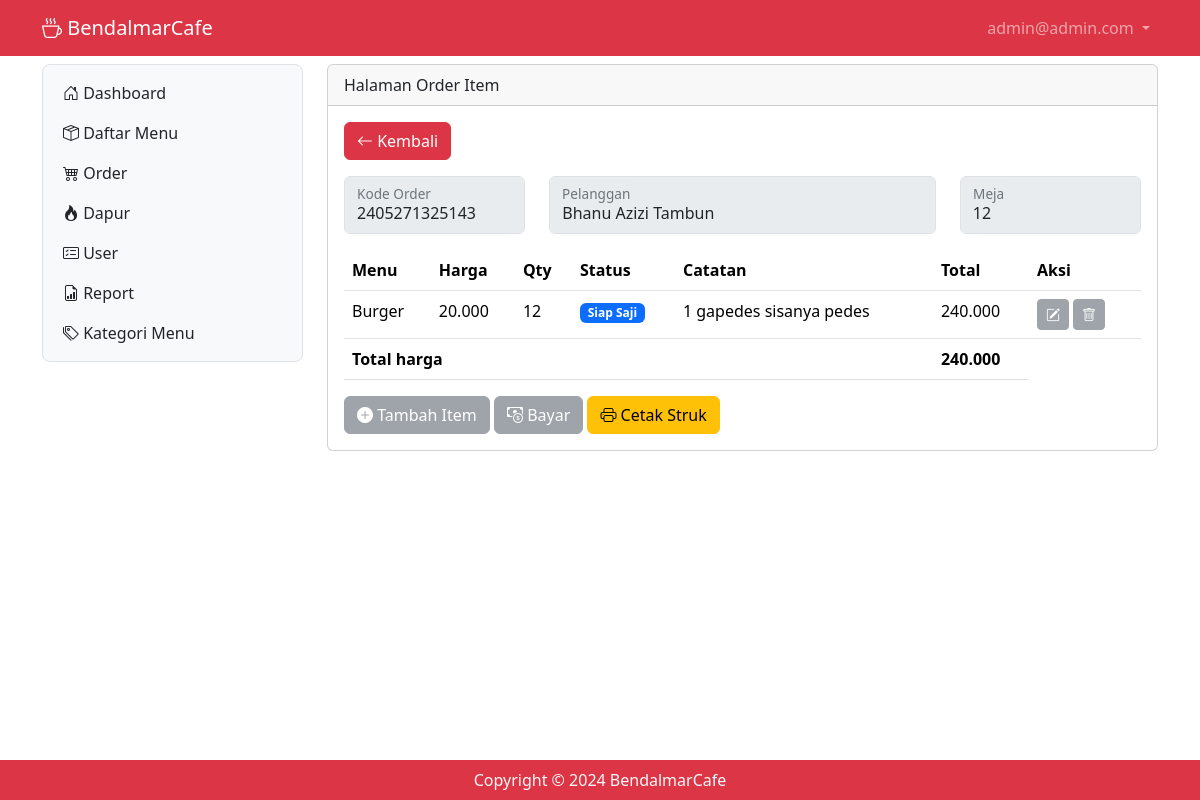
Page /?x=order_item&order=2405271325143&meja=12&pelanggan=Bhanu Azizi Tambun (signed in) on the committed database.
### tables this page shows
CREATE TABLE `tb_user` (
  `id` int(10) NOT NULL,
  `nama` varchar(200) DEFAULT NULL,
  `username` varchar(200) DEFAULT NULL,
  `password` varchar(200) DEFAULT NULL,
  `level` int(10) DEFAULT NULL,
  `nohp` varchar(15) DEFAULT NULL,
  `alamat` varchar(300) DEFAULT NULL
);

CREATE TABLE `tb_list_order` (
  `id_list_order` int(10) NOT NULL,
  `menu` int(10) DEFAULT NULL,
  `kode_order` bigint(19) DEFAULT NULL,
  `jumlah` int(10) DEFAULT NULL,
  `catatan` varchar(300) DEFAULT NULL,
  `status` int(10) DEFAULT NULL
);

CREATE TABLE `tb_daftar_menu` (
  `id` int(10) NOT NULL,
  `gambar` varchar(200) DEFAULT NULL,
  `nama_menu` varchar(200) DEFAULT NULL,
  `keterangan` varchar(200) DEFAULT NULL,
  `kategori` int(50) DEFAULT NULL,
  `harga` varchar(50) DEFAULT NULL,
  `stok` varchar(50) DEFAULT NULL
);

### order_item.php (the view, shortened to what this page needs)
<?php
include "proses/connect.php";
$query = mysqli_query($conn, "SELECT *, SUM(harga*jumlah) AS harganya, tb_order.waktu_order FROM tb_list_order
LEFT JOIN tb_order ON  tb_order.id_order = tb_list_order.kode_order
LEFT JOIN tb_daftar_menu ON tb_daftar_menu.id = tb_list_order.menu
LEFT JOIN tb_bayar ON tb_bayar.id_bayar = tb_order.id_order
GROUP BY id_list_order
HAVING tb_list_order.kode_order = $_GET[order]");
$kode = $_GET['order'];
$pelanggan = $_GET['pelanggan'];
$meja = $_GET['meja'];
while ($record = mysqli_fetch_array($query)) {
    $result[] = $record;
}
$select_menu = mysqli_query($conn, "SELECT id, nama_menu FROM tb_daftar_menu");
?>
<div class="col-lg-9 mt-2">
    <div class="card">
        <div class="card-header">
            Halaman Order Item
        </div>
        <div class="card-body">
            <a href="order" class="btn btn-danger mb-3"><i class="bi bi-arrow-left"></i> Kembali</a>
            <div class="row">
                <div class="col-lg-3">
                    <div class="form-floating mb-3">
                        <input disabled type="text" class="form-control" id="kode_order" value="<?php echo $kode ?>">
                        <label for="kode_order">Kode Order</label>
                    </div>
                </div>
                <div class="col-lg-6">
                    <div class="form-floating mb-3">
                        <input disabled type="text" class="form-control" id="pelanggan" value="<?php echo $pelanggan ?>">
                        <label for="pelanggan">Pelanggan</label>
                    </div>
                </div>
                <div class="col-lg-3">
                    <div class="form-floating mb-3">
                        <input disabled type="text" class="form-control" id="meja" value="<?php echo $meja ?>">
                        <label for="meja">Meja</label>
                    </div>
                </div>
            </div>
            <?php
            if (empty($result)) {
                echo "Daftar menu tidak ada";
            } else {
                foreach ($result as $row) {
            ?>
                    <div class="modal fade" id="modalEdit<?php echo $row['id_list_order'] ?>" tabindex="-1" aria-labelledby="exampleModalLabel" aria-hidden="true">
                        <div class="modal-dialog modal-lg modal-fullscreen-md-down">
                            <div class="modal-content">
                                <div class="modal-header">
                                    <h1 class="modal-title fs-5" id="exampleModalLabel">Edit Order Item</h1>
                                    <button type="button" class="btn-close" data-bs-dismiss="modal" aria-label="Close"></button>
                                </div>
                                <div class="modal-body">
                                    <form class="needs-validation" action="proses/proses_edit_order_item.php" method="post" novalidate>
                                        <input type="hidden" name="id" value="<?php echo $row['id_list_order'] ?>">
                                        <input type="hidden" name="kode_order" value="<?php echo $kode ?>">
                                        <input type="hidden" name="meja" value="<?php echo $meja ?>">
                                        <input type="hidden" name="pelanggan" value="<?php echo $pelanggan ?>">
                                        <div class="row">
                                            <div class="col-lg-8">
                                                <div class="form-floating mb-3">
                                                    <select class="form-select" name="menu" id="" required>
                                                        <option selected hidden value="">Pilih Menu</option>
                                                        <?php
                                                        foreach ($select_menu as $value) {
                                                            if ($row['menu'] == $value['id']) {
                                                                echo "<option selected value=$value[id]>$value[nama_menu]</option>";
                                                            } else {
                                                                echo "<option value=$value[id]>$value[nama_menu]</option>";
                                                            }
                                                        }
                                                        ?>
                                                    </select>
                                                    <label for="menu">Menu</label>
                                                    <div class="invalid-feedback">
                                                        Pilih Menu yang valid.
                                                    </div>
                                                </div>
                                            </div>
                                            <div class="col-lg-4">
                                                <div class="form-floating mb-3">
                                                    <input type="number" class="form-control" id="jumlah" name="jumlah" placeholder="jumlah porsi" required value="<?php echo $row['jumlah'] ?>">
                                                    <label for="jumlah">Jumlah</label>
                                                    <div class="invalid-feedback">
                                                        Masukkan jumlah porsi yang valid.
                                                    </div>
                                                </div>
                                            </div>
                                        </div>
                                        <div class="form-floating mb-3">
                                            <input type="text" class="form-control" id="catatan" placeholder="masukan Catatan" name="catatan" value="<?php echo $row['catatan'] ?>">
                                            <label for="catatan">Catatan</label>
                                        </div>
                                        <div class="modal-footer">
                                            <button type="button" class="btn btn-secondary" data-bs-dismiss="modal">Close</button>
                                            <button type="submit" name="edit_order_item_validate" value="12345" class="btn btn-warning">Edit Item</button>
                                        </div>
                                    </form>
                                </div>
                            </div>
                        </div>
                    </div>
                    <div class="modal fade" id="modalDelete<?php echo $row['id_list_order'] ?>" tabindex="-1" aria-labelledby="exampleModalLabel" aria-hidden="true">
                        <div class="modal-dialog modal-md modal-fullscreen-md-down">
                            <div class="modal-content">
                                <div class="modal-header">
                                    <h1 class="modal-title fs-5" id="exampleModalLabel">Hapus Order Item</h1>
                                    <button type="button" class="btn-close" data-bs-dismiss="modal" aria-label="Close"></button>
                                </div>
                                <div class="modal-body">
                                    <form class="needs-validation" action="proses/proses_delete_order_item.php" method="post" novalidate>
                                        <input type="hidden" value="<?php echo $row['id_list_order'] ?>" name="id">
                                        <input type="hidden" name="kode_order" value="<?php echo $kode ?>">
                                        <input type="hidden" name="meja" value="<?php echo $meja ?>">
                                        <input type="hidden" name="pelanggan" value="<?php echo $pelanggan ?>">
                                        <div class="col-lg-12">
                                            apakah anda ingin menghapus item <b><?php echo $row['nama_menu'] ?></b>
                                        </div>
                                        <div class="modal-footer">
                                            <button type="button" class="btn btn-secondary" data-bs-dismiss="modal">Close</button>
                                            <button type="submit" name="delete_order_item_validate" value="12345" class="btn btn-danger">Hapus</button>
                                        </div>
                                    </form>
                                </div>
                            </div>
                        </div>
                    </div>
                <?php } ?>
                                            <?php
                                            $total  = 0;
                                            foreach ($result as $row) {
                                            ?>
                                                <tr>
                                                    <td><?php echo $row['nama_menu'] ?></td>
                                                    <td> <?php echo number_format($row['harga'], 0, ',', '.'); ?></td>
                                                    <td><?php echo $row['jumlah'] ?></td>
                                                    <td><?php echo $row['status'] ?></td>
                                                    <td><?php echo $row['catatan'] ?></td>
                                                    <td> <?php echo number_format($row['harganya'], 0, ',', '.'); ?></td>
                                                </tr>
                                            <?php
                                                $total += $row['harganya'];
                                            } ?>
                <div class=" table-responsive">
                    <table class="table table-hover">
                        <thead>
                            <tr class="text-no-warp">
                                <th scope="col">Menu</th>
                                <th scope="col">Harga</th>
                                <th scope="col">Qty</th>
                                <th scope="col">Status</th>
                                <th scope="col">Catatan</th>
                                <th scope="col">Total</th>
                                <th scope="col">Aksi</th>
                            </tr>
                        </thead>
                        <tbody>
                            <?php
                            $total  = 0;
                            foreach ($result as $row) {
                            ?>
                                <tr>
                                    <td><?php echo $row['nama_menu'] ?></td>
                                    <td> <?php echo number_format($row['harga'], 0, ',', '.'); ?></td>
                                    <td><?php echo $row['jumlah'] ?></td>
                                    <td>
                                        <?php
                                        if ($row['status'] == 1) {
                                            echo "<span class='badge text-bg-warning'>Masuk Ke Dapur</span>";
                                        } elseif ($row['status'] == 2) {
                                            echo "<span class='badge text-bg-primary'>Siap Saji</span>";
                                        } else {
                                            echo "<span class='badge text-bg-danger'>Belum Diterima</span>";
                                        }
                                        ?>
                                    </td>
                                    <td><?php echo $row['catatan'] ?></td>
                                    <td> <?php echo number_format($row['harganya'], 0, ',', '.'); ?></td>
                                    <td>
                                        <div class="d-flex">
                                            <button class="<?php echo (!empty($row['id_bayar'])) ? 'btn btn-secondary btn-sm me-1 disabled' : 'btn btn-warning btn-sm me-1'; ?>" data-bs-toggle="modal" data-bs-target="#modalEdit<?php echo $row['id_list_order'] ?>"><i class="bi bi-pencil-square"></i></button>
                                            <button class="<?php echo (!empty($row['id_bayar'])) ? 'btn btn-secondary btn-sm me-1 disabled' : 'btn btn-danger btn-sm me-1'; ?>" data-bs-toggle="modal" data-bs-target="#modalDelete<?php echo $row['id_list_order'] ?>"><i class=" bi bi-trash"></i></button>
                                        </div>
                                    </td>
                                </tr>
                            <?php
                                $total += $row['harganya'];
                            } ?>
                            <tr>
                                <td class="fw-bold" colspan="5">
                                    Total harga
                                </td>
                                <td class="fw-bold">
                                    <?php echo number_format($total, 0, ',', '.'); ?>
                                </td>
                            </tr>
                        </tbody>
                    </table>
                </div>
            <?php } ?>
            <div>
                <button class="<?php echo (!empty($row['id_bayar'])) ? 'btn btn-secondary disabled' : 'btn btn-success'; ?>" data-bs-toggle="modal" data-bs-target="#tambahItem"><i class="bi bi-plus-circle-fill"></i> Tambah Item</button>
                <button class="<?php echo (!empty($row['id_bayar'])) ? 'btn btn-secondary disabled' : 'btn btn-primary'; ?>" data-bs-toggle="modal" data-bs-target="#bayar"><i class="bi bi-cash-coin"></i> Bayar</button>
                <button onclick="printStruk()" class="btn btn-warning"><i class="bi bi-printer"></i> Cetak Struk</button>
            </div>
        </div>
    </div>
</div>

### header.php (shortened to what this page needs)
<?php
include "proses/connect.php";
$query = mysqli_query($conn, "SELECT * FROM tb_user WHERE username = '$_SESSION[username_bendalmar]'");
?>
<nav class="navbar navbar-expand navbar-dark bg-danger sticky-top">
    <div class="container-lg">
        <a class="navbar-brand" href="."><i class="bi bi-cup-hot"></i> BendalmarCafe</a>
        <div class="collapse navbar-collapse justify-content-end" id="navbarNavDropdown">
            <ul class="navbar-nav">
                <li class="nav-item dropdown">
                    <a class="nav-link dropdown-toggle " href="#" role="button" data-bs-toggle="dropdown" aria-expanded="false">
                        <?php echo $hasil['username']; ?>
                    </a>
                </li>
            </ul>
        </div>
    </div>
</nav>

### rows in the picture
tb_user: username "admin@admin.com"
tb_list_order: menu.nama_menu "Burger", menu.harga "20.000", jumlah "12", status "Siap Saji", catatan "1 gapedes sisanya pedes", harganya "240.000"

### other values in the picture
$total "240.000"
